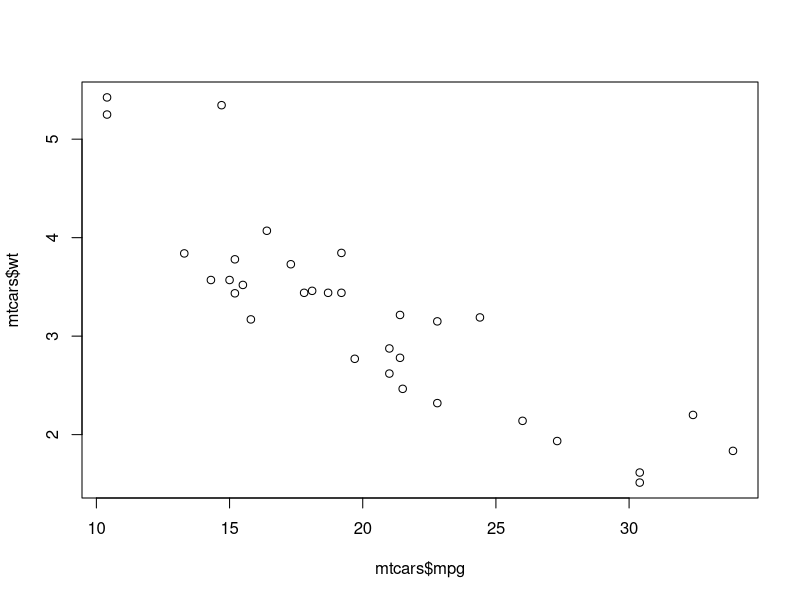
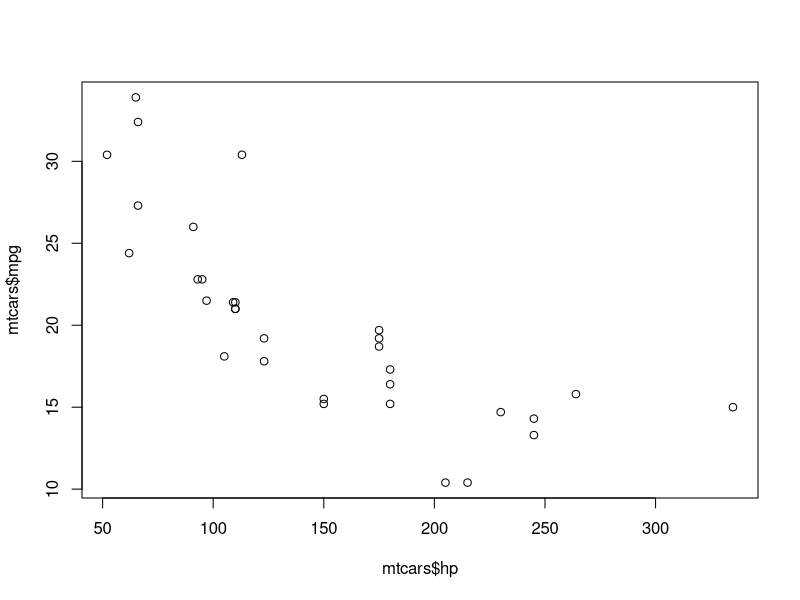
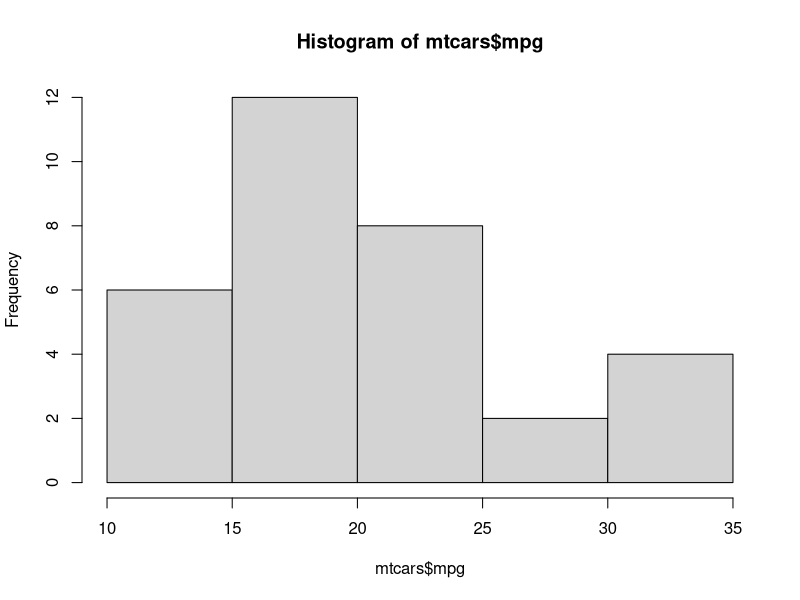
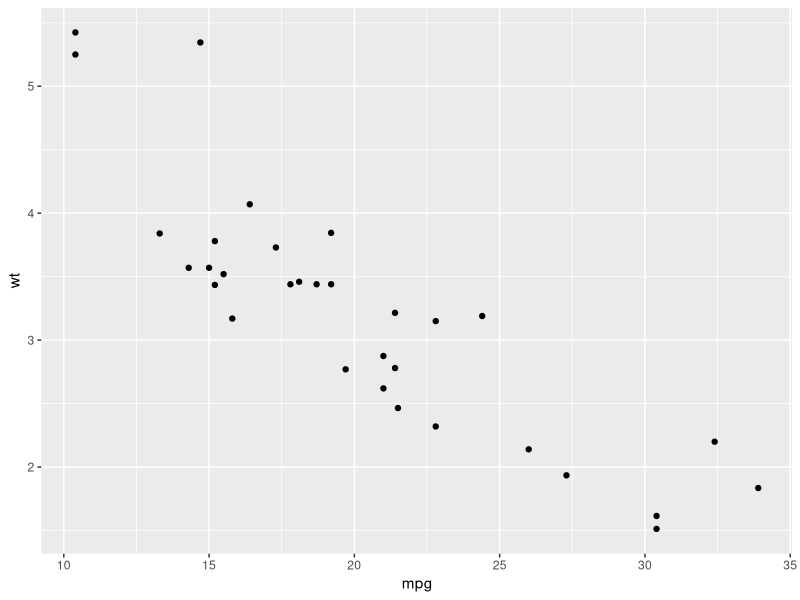

The R source for these figures, in order:
## ---- chunk 1
knitr::opts_chunk$set(
  comment = "#>",
  #fig.path = "figs" # use only for single Rmd files
  collapse = TRUE
)
## ---- chunk 2
plot(mtcars$mpg, mtcars$wt)
## ---- chunk 3
plot(mtcars$hp, mtcars$mpg)
## ---- chunk 4
hist(mtcars$mpg)
## ---- chunk 5
library(ggplot2)
## ---- chunk 6
ggplot(data = mtcars, aes(x = mpg, y = wt)) + geom_point()
